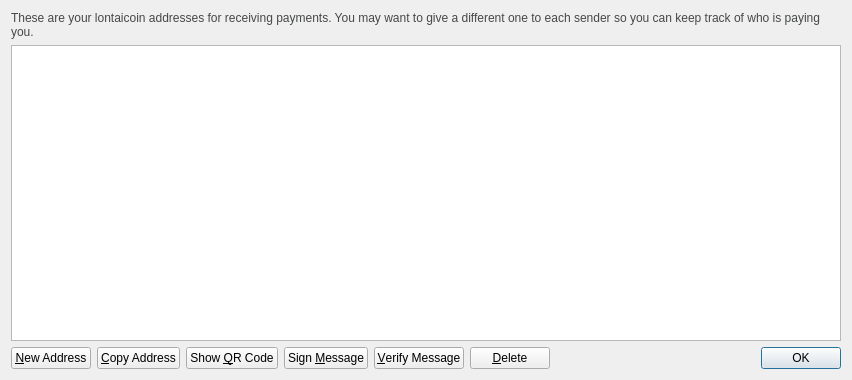
<?xml version="1.0" encoding="UTF-8"?>
<ui version="4.0">
 <class>AddressBookPage</class>
 <widget class="QWidget" name="AddressBookPage">
  <property name="geometry">
   <rect>
    <x>0</x>
    <y>0</y>
    <width>852</width>
    <height>380</height>
   </rect>
  </property>
  <property name="windowTitle">
   <string>Address Book</string>
  </property>
  <layout class="QVBoxLayout" name="verticalLayout">
   <item>
    <widget class="QLabel" name="labelExplanation">
     <property name="styleSheet">
      <string notr="true">#labelExplanation { color: #464747; }</string>
     </property>
     <property name="text">
      <string>These are your lontaicoin addresses for receiving payments. You may want to give a different one to each sender so you can keep track of who is paying you.</string>
     </property>
     <property name="textFormat">
      <enum>Qt::PlainText</enum>
     </property>
     <property name="wordWrap">
      <bool>true</bool>
     </property>
    </widget>
   </item>
   <item>
    <widget class="QTableView" name="tableView">
     <property name="contextMenuPolicy">
      <enum>Qt::CustomContextMenu</enum>
     </property>
     <property name="toolTip">
      <string>Double-click to edit address or label</string>
     </property>
     <property name="tabKeyNavigation">
      <bool>false</bool>
     </property>
     <property name="alternatingRowColors">
      <bool>true</bool>
     </property>
     <property name="selectionMode">
      <enum>QAbstractItemView::SingleSelection</enum>
     </property>
     <property name="selectionBehavior">
      <enum>QAbstractItemView::SelectRows</enum>
     </property>
     <property name="sortingEnabled">
      <bool>true</bool>
     </property>
     <attribute name="verticalHeaderVisible">
      <bool>false</bool>
     </attribute>
    </widget>
   </item>
   <item>
    <layout class="QHBoxLayout" name="horizontalLayout">
     <item>
      <widget class="QPushButton" name="newAddressButton">
       <property name="toolTip">
        <string>Create a new address</string>
       </property>
       <property name="text">
        <string>&amp;New Address</string>
       </property>
       <property name="icon">
        <iconset resource="../bitcoin.qrc">
         <normaloff>:/icons/add</normaloff>:/icons/add</iconset>
       </property>
      </widget>
     </item>
     <item>
      <widget class="QPushButton" name="copyToClipboard">
       <property name="toolTip">
        <string>Copy the currently selected address to the system clipboard</string>
       </property>
       <property name="text">
        <string>&amp;Copy Address</string>
       </property>
       <property name="icon">
        <iconset resource="../bitcoin.qrc">
         <normaloff>:/icons/editcopy</normaloff>:/icons/editcopy</iconset>
       </property>
      </widget>
     </item>
     <item>
      <widget class="QPushButton" name="showQRCode">
       <property name="text">
        <string>Show &amp;QR Code</string>
       </property>
       <property name="icon">
        <iconset resource="../bitcoin.qrc">
         <normaloff>:/icons/qrcode</normaloff>:/icons/qrcode</iconset>
       </property>
      </widget>
     </item>
     <item>
      <widget class="QPushButton" name="signMessage">
       <property name="toolTip">
        <string>Sign a message to prove you own a lontaicoin address</string>
       </property>
       <property name="text">
        <string>Sign &amp;Message</string>
       </property>
       <property name="icon">
        <iconset resource="../bitcoin.qrc">
         <normaloff>:/icons/edit</normaloff>:/icons/edit</iconset>
       </property>
      </widget>
     </item>
     <item>
      <widget class="QPushButton" name="verifyMessage">
       <property name="toolTip">
        <string>Verify a message to ensure it was signed with a specified lontaicoin address</string>
       </property>
       <property name="text">
        <string>&amp;Verify Message</string>
       </property>
       <property name="icon">
        <iconset resource="../bitcoin.qrc">
         <normaloff>:/icons/transaction_0</normaloff>:/icons/transaction_0</iconset>
       </property>
      </widget>
     </item>
     <item>
      <widget class="QPushButton" name="deleteButton">
       <property name="toolTip">
        <string>Delete the currently selected address from the list</string>
       </property>
       <property name="text">
        <string>&amp;Delete</string>
       </property>
       <property name="icon">
        <iconset resource="../bitcoin.qrc">
         <normaloff>:/icons/remove</normaloff>:/icons/remove</iconset>
       </property>
      </widget>
     </item>
     <item>
      <spacer name="horizontalSpacer">
       <property name="orientation">
        <enum>Qt::Horizontal</enum>
       </property>
       <property name="sizeHint" stdset="0">
        <size>
         <width>40</width>
         <height>20</height>
        </size>
       </property>
      </spacer>
     </item>
     <item>
      <widget class="QDialogButtonBox" name="buttonBox">
       <property name="sizePolicy">
        <sizepolicy hsizetype="Maximum" vsizetype="Fixed">
         <horstretch>0</horstretch>
         <verstretch>0</verstretch>
        </sizepolicy>
       </property>
       <property name="standardButtons">
        <set>QDialogButtonBox::Ok</set>
       </property>
      </widget>
     </item>
    </layout>
   </item>
  </layout>
 </widget>
 <resources>
  <include location="../bitcoin.qrc"/>
 </resources>
 <connections/>
</ui>
